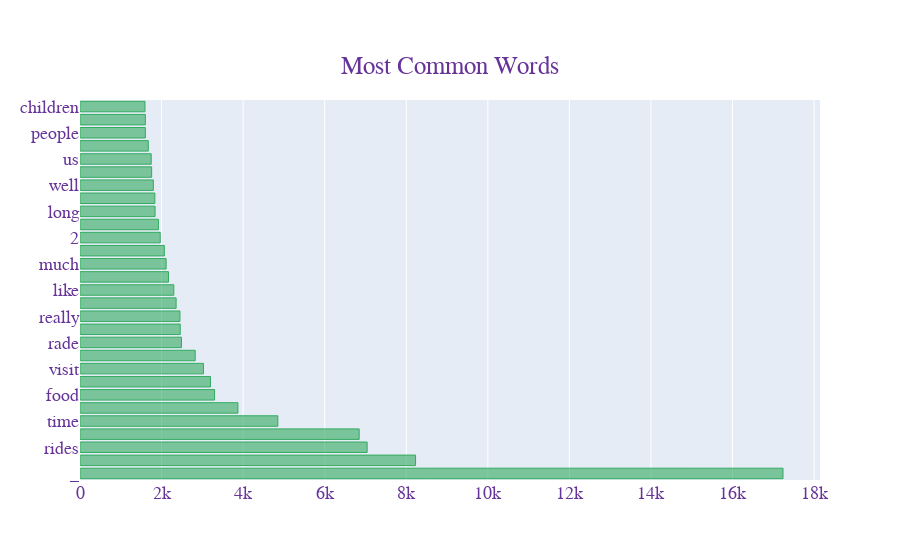

Notebook source saved alongside this figure:
### Markdown cell above
### Most Common Words

### Code cell
texts = df['tokenized_review']
new = texts.str.split()
new = new.values.tolist()
corpus = [word for i in new for word in i]
counter = Counter(corpus)
most = counter.most_common()
x, y = [], []
for word, count in most[:30]:
    if word not in stopWords_nltk:
        x.append(word)
        y.append(count)

fig = go.Figure(go.Bar(
            x=y,
            y=x,
            orientation='h',  marker=dict(
        color='rgba(50, 171, 96, 0.6)',
        line=dict(
            color='rgba(50, 171, 96, 1.0)',
            width=1),
    ),
    name='Most common Word',))

fig.update_layout( title={
        'text': "Most Common Words",
        'y':0.9,
        'x':0.5,
        'xanchor': 'center',
        'yanchor': 'top'}, font=dict(
        family="Courier New, monospace",
        size=18,
        color="RebeccaPurple"
    ))

fig.show();

### Figure 1 — Plotly figure (JSON) as saved in the notebook; plotly's stock layout.template omitted (floating-point values rounded to 4 significant figures)
{"data": [{"marker": {"color": "rgba(50, 171, 96, 0.6)", "line": {"color": "rgba(50, 171, 96, 1.0)", "width": 1}}, "name": "Most common Word", "orientation": "h", "type": "bar", "x": [17238, 8228, 7041, 6846, 4851, 3873, 3300, 3199, 3028, 2825, 2488, 2458, 2451, 2357, 2300, 2170, 2112, 2068, 1967, 1923, 1841, 1836, 1799, 1757, 1746, 1675, 1603, 1603, 1594], "y": ["_", "PERSON", "rides", "day", "time", "one", "food", "great", "visit", "ride", "rade", "fun", "really", "went", "like", "fireworks", "much", "experience", "2", "small", "long", "around", "well", "still", "us", "attractions", "people", "first", "children"]}], "layout": {"font": {"color": "RebeccaPurple", "family": "Courier New, monospace", "size": 18}, "title": {"text": "Most Common Words", "x": 0.5, "xanchor": "center", "y": 0.9, "yanchor": "top"}}}
